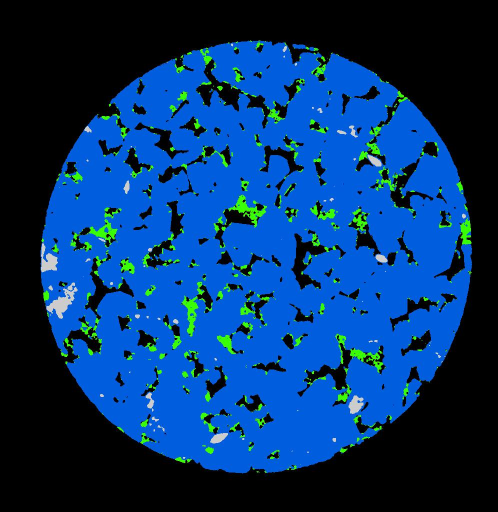
#> input picture Composition_Semantic_Segmentation/images/sandstone_pred1.jpg, 996 x 1024 px (shown at 1/2 size)
$ python -i program_functions.py   (imports and definitions only)   (older library calls are emulated)
#> lines starting #> are read from the running program, lines starting #| are printed output that depends on the picture; after the words box and inside, x2 and y2 are one past the last pixel; in counts of white or black regions, pixels touching at a corner belong together
import numpy as np
import cv2
import matplotlib.pyplot as plt
import pandas as pd
from skimage.filters import roberts, sobel, scharr, prewitt
from scipy import ndimage as nd

def k_cluster(img, k=3, max_iter=10, epsilon=1):
    """
    Function to perform K-Means Clustering on images using OpenCV

    :param img: Source of image
    :param k: Number of color clusters
    :param max_iter: Stopping Criteria (Maximum iterations to run K-Means Clustering)
    :param epsilon: Stopping Criteria (Specified accuracy to stop the iterations when reached)
    :return: New clustered image
    """


    img2 = img.reshape((-1, 3))
    img2 = np.float32(img2)

    criteria = (cv2.TERM_CRITERIA_EPS+cv2.TERM_CRITERIA_MAX_ITER, max_iter, epsilon)

    attempts = 100

    ret, label, center = cv2.kmeans(img2, k, None, criteria, attempts, cv2.KMEANS_RANDOM_CENTERS)

    center = np.uint8(center)

    res = center[label.flatten()]
    img = res.reshape((img.shape))

    plt.figure(figsize=(7, 7))
    plt.imshow(img, cmap='gray')
    plt.show()
    return img


def get_features(img):
    """
    Function to get 62 feature variables (Pixel, Gabor Filters, Edge Detectors, Gaussian Filters, and Median Filters) for machine learning training

    :param img: Raw 2-D gray-scale image not yet reshaped
    """
    #Create a new dataframe to store all feature variables
    df = pd.DataFrame()

    #First feature = pixel values (0-255)
    #Unwrap 2D image to 1D using reshape
    img_reshape = img.reshape(-1)
    df['pixel'] = img_reshape

    #Next features = Gabor Filters features (various parameter combinations)
    num = 1 #To count numbers up in order to give Gabor filter features a label in the dataframe
    all_kernels = []
    ksize = 5
    gabor = {} #Create dictionary to know which # each gabor condition correspond to
    for theta in range(2): #Define number of thetas
        theta = theta/4. * np.pi
        for sigma in range(1,4): #Sigmas range 1 to 3
            for lamda in np.arange(0, np.pi, np.pi/4): #Range of wavelengths
                for gamma in (0.05, 0.5): #Gamma values range 0.05 or 0.5 (high aspect to medium aspect ratio kernel)

                    gabor_label = 'Gabor' +str(num) #Label Gabor feature columns with Gabor1, Gabor2, etc...

                    kernel = cv2.getGaborKernel((ksize, ksize), sigma, theta, lamda, gamma, 0, ktype = cv2.CV_32F)
                    all_kernels.append(kernel)

                    #Now apply filter to the image and add to feature column
                    f_img = cv2.filter2D(img, cv2.CV_8UC3, kernel)
                    filtered_img = f_img.reshape(-1)

                    df[gabor_label] = filtered_img

                    gabor[num] = ('theta',np.round(theta,3), 'sigma', np.round(sigma,3), 'lamda', np.round(lamda,3), 'gamma', np.round(gamma,3))
                    num += 1

    #Next feature, Canny, Roberts, Sobel, Scharr, and Prewitt Edge Detection filters
    edges = cv2.Canny(img, 100, 200)
    edges_reshape = edges.reshape(-1)
    df['Canny_Edge'] = edges_reshape

    roberts_edge = roberts(img)
    roberts_reshape = roberts_edge.reshape(-1)
    df['Roberts_Edge'] = roberts_reshape

    sobel_edge = sobel(img)
    sobel_reshape = sobel_edge.reshape(-1)
    df['Sobel_Edge'] = sobel_reshape

    scharr_edge = scharr(img)
    scharr_reshape = scharr_edge.reshape(-1)
    df['Scharr_Edge'] = scharr_reshape

    prewitt_edge = prewitt(img)
    prewitt_reshape = prewitt_edge.reshape(-1)
    df['Prewitt_Edge'] = prewitt_reshape

  #Now add Gaussian Filter features
    for i in range (3,10,2):
        gaussian_img = nd.gaussian_filter(img, sigma=i)
        gaussian_reshape = gaussian_img.reshape(-1)
        df['Gaussian'+str(i)] = gaussian_reshape

    #Now add Median Filter features
    for i in range (3,10,2):
        median_img = nd.median_filter(img, size=i)
        median_reshape = median_img.reshape(-1)
        df['Median'+str(i)] = median_reshape

    return df

>>> import cv2
>>> picture = cv2.imread('images/sandstone_pred1.jpg', cv2.IMREAD_GRAYSCALE)
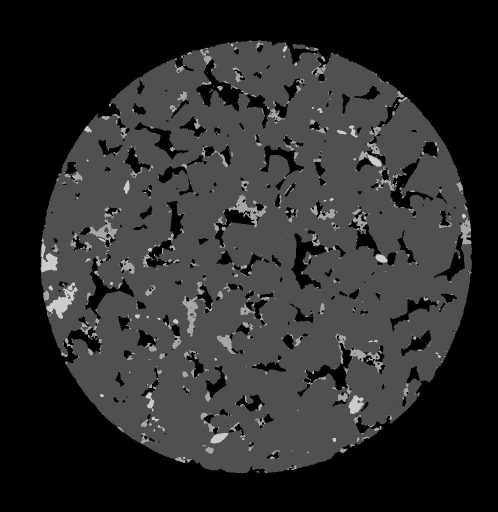
#> picture: shape (1024, 996) (shown at 1/2 size); min 0, max 240, mean 43.8
>>> result = get_features(picture)
#> after the loop in get_features, `for theta in range(2):`: all_kernels = 48 items; num = 49
#> in get_features, `edges = cv2.Canny(img, 100, 200)`:
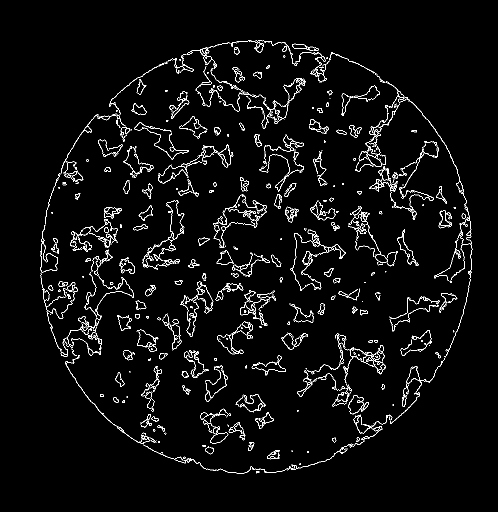
#> edges: shape (1024, 996) (shown at 1/2 size); 3.3% white in thin lines or dots, all inside (x1, y1, x2, y2) = (80, 80, 945, 947)
#> in get_features, `roberts_edge = roberts(img)`:
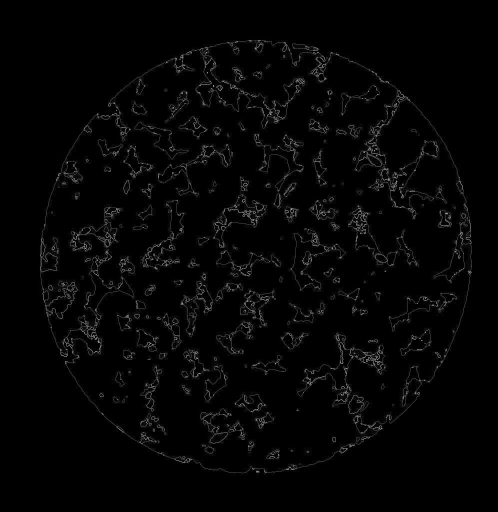
#> roberts_edge: shape (1024, 996) float64 (shown at 1/2 size); min 0, max 0.734, mean 0.0202
#> the loop in get_features, `for i in range (3,10,2):` made 4 passes
#> pass 1, in get_features, `gaussian_img = nd.gaussian_filter(img, sigma=i)`:
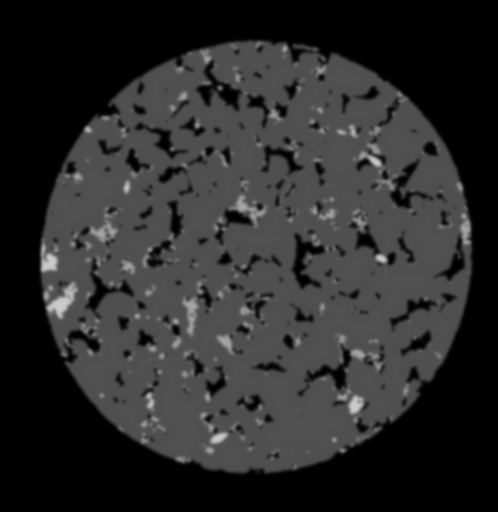
#> gaussian_img: shape (1024, 996) (shown at 1/2 size); min 0, max 203, mean 43.3
#> pass 3, in get_features, `gaussian_img = nd.gaussian_filter(img, sigma=i)`:
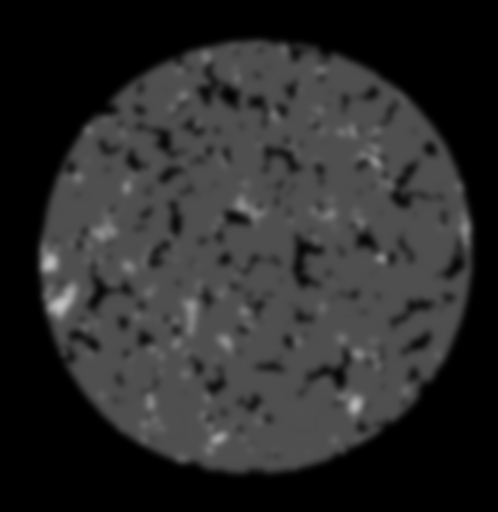
#> gaussian_img: shape (1024, 996) (shown at 1/2 size); min 0, max 196, mean 43.1
#> the loop in get_features, `for i in range (3,10,2):` made 4 passes
#> pass 3, in get_features, `median_img = nd.median_filter(img, size=i)`:
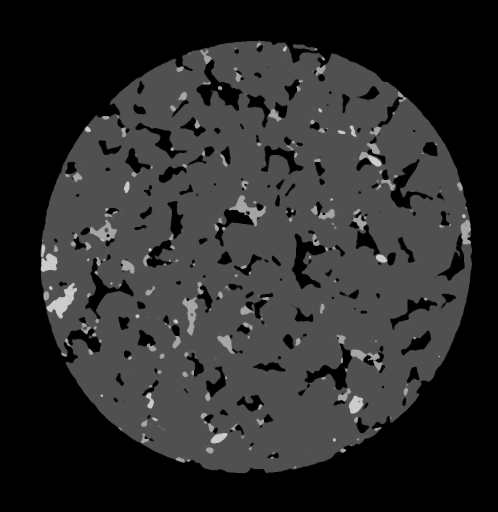
#> median_img: shape (1024, 996) (shown at 1/2 size); min 0, max 207, mean 43.1
#> result = table of 1019904 rows and 62 columns

$ run again, on Composition_Semantic_Segmentation/images/sandstone_pred2.jpg
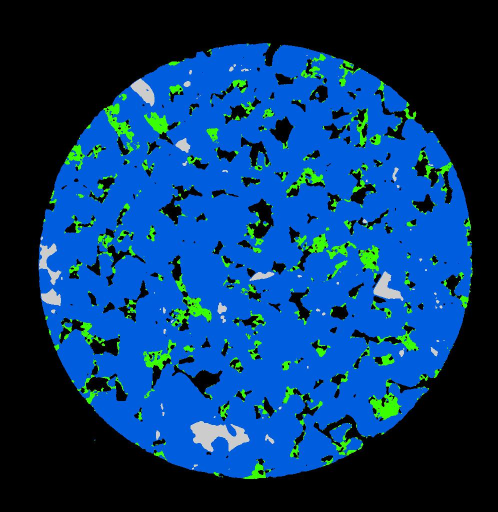
#> input picture Composition_Semantic_Segmentation/images/sandstone_pred2.jpg, 996 x 1024 px (shown at 1/2 size)
#> after the loop in get_features, `for theta in range(2):`: all_kernels = 48 items; num = 49
#> in get_features, `edges = cv2.Canny(img, 100, 200)`:
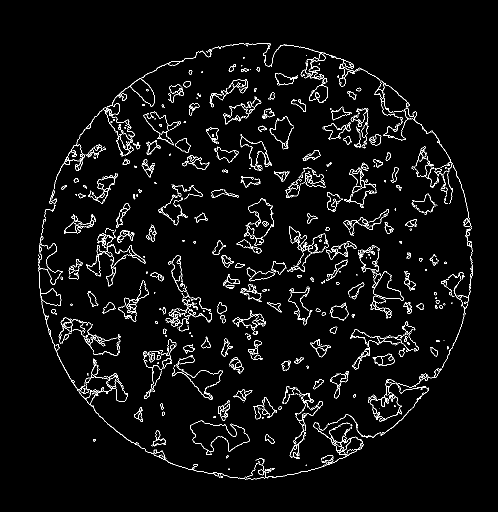
#> edges: shape (1024, 996) (shown at 1/2 size); 3.5% white in thin lines or dots, all inside (x1, y1, x2, y2) = (76, 86, 946, 959)
#> the loop in get_features, `for i in range (3,10,2):` made 4 passes
#> pass 3, in get_features, `median_img = nd.median_filter(img, size=i)`:
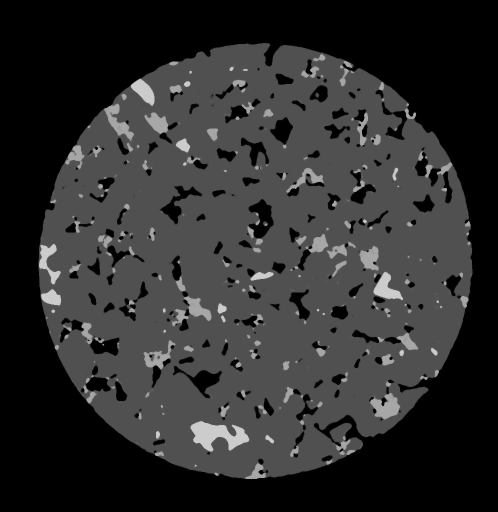
#> median_img: shape (1024, 996) (shown at 1/2 size); min 0, max 207, mean 46
#> result = table of 1019904 rows and 62 columns

$ run again, on Composition_Semantic_Segmentation/images/test_sandstone1.tif
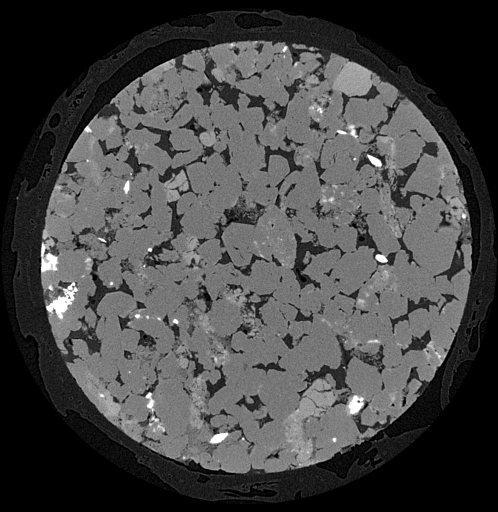
#> input picture Composition_Semantic_Segmentation/images/test_sandstone1.tif, 996 x 1024 px (shown at 1/2 size)
#> picture is the input picture: shape (1024, 996); min 0, max 255, mean 69.8
#> after the loop in get_features, `for theta in range(2):`: all_kernels = 48 items; num = 49
#> in get_features, `edges = cv2.Canny(img, 100, 200)`:
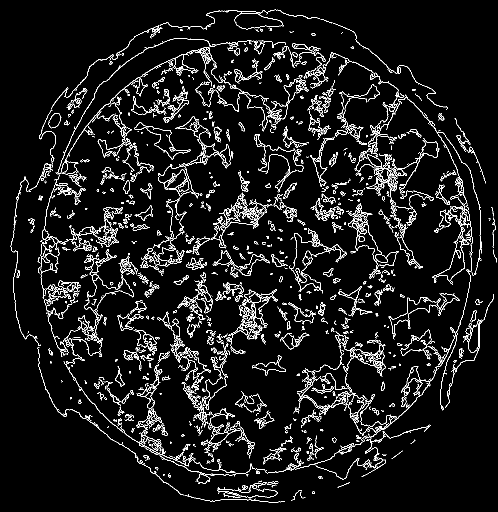
#> edges: shape (1024, 996) (shown at 1/2 size); 6.5% white in thin lines or dots
#> the loop in get_features, `for i in range (3,10,2):` made 4 passes
#> pass 3, in get_features, `gaussian_img = nd.gaussian_filter(img, sigma=i)`:
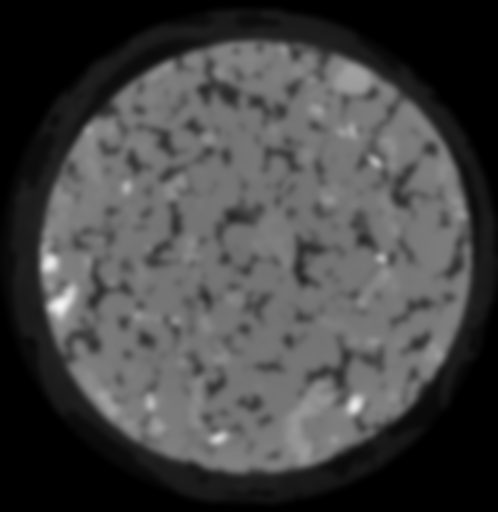
#> gaussian_img: shape (1024, 996) (shown at 1/2 size); min 0, max 246, mean 69
#> result = table of 1019904 rows and 62 columns

$ run again, on Composition_Semantic_Segmentation/images/test_sandstone2.tif
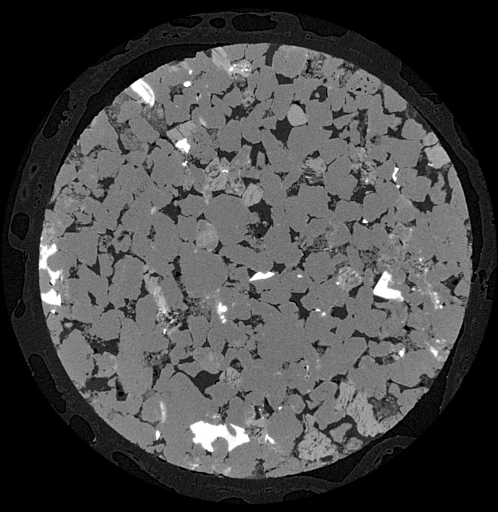
#> input picture Composition_Semantic_Segmentation/images/test_sandstone2.tif, 996 x 1024 px (shown at 1/2 size)
#> picture is the input picture: shape (1024, 996); min 0, max 255, mean 71.1
#> after the loop in get_features, `for theta in range(2):`: all_kernels = 48 items; num = 49
#> in get_features, `edges = cv2.Canny(img, 100, 200)`:
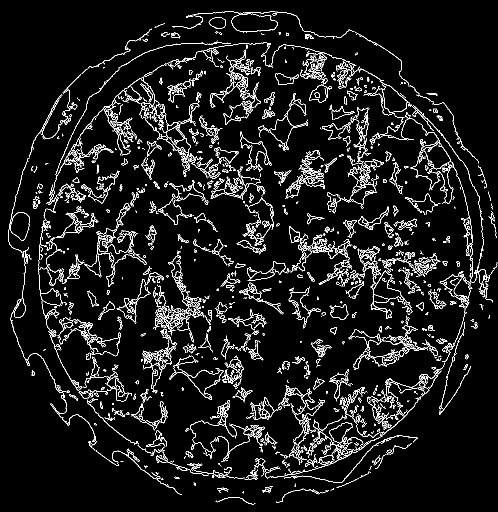
#> edges: shape (1024, 996) (shown at 1/2 size); 6.7% white in thin lines or dots
#> the loop in get_features, `for i in range (3,10,2):` made 4 passes
#> pass 3, in get_features, `gaussian_img = nd.gaussian_filter(img, sigma=i)`:
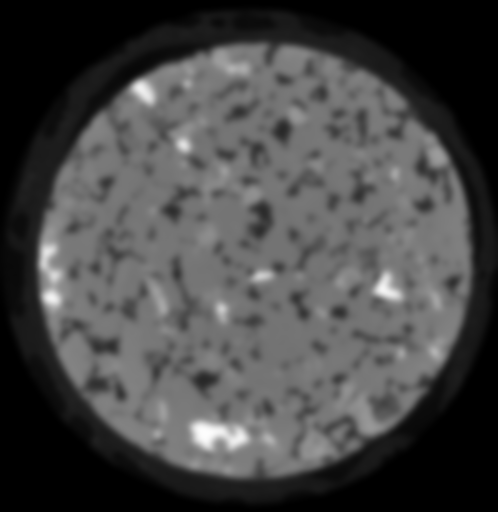
#> gaussian_img: shape (1024, 996) (shown at 1/2 size); min 0, max 253, mean 70.3
#> result = table of 1019904 rows and 62 columns
